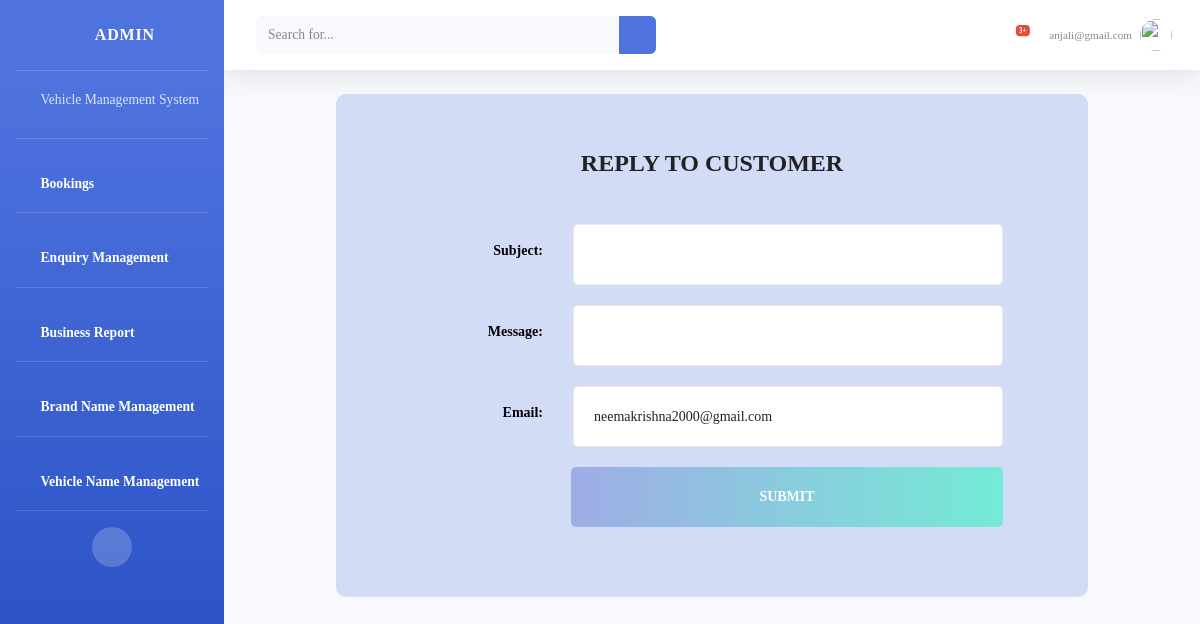
The app's page /adminpage/enquiry/1/ (signed in) with its own data.
### user_app/models.py (models this page shows)
class MyUser_registration(AbstractUser):
    user_type=models.CharField(max_length=20,null=True)
    phone=models.BigIntegerField(default=7320170541)

class Query(models.Model):
    user=models.ForeignKey(MyUser_registration,on_delete=models.CASCADE,related_name='query_user')
    email=models.EmailField(null=True)
    subject=models.CharField(max_length=60)
    Your_question=models.CharField(max_length=60,null=True)
    datetime=models.DateField(auto_now=True)
    reply=models.CharField(max_length=60)

### admin_app/views.py (the view, shortened to what this page needs)
# urls.py: path('enquiry/<int:id>/',views.EnquiryReply.as_view(),name='enquiryreply'),
class EnquiryReply(View):
    def get(self,request,*args,**kwargs):
        id=self.kwargs.get('id')
        data=Query.objects.get(id=id)
        return render(request,'adminpage/enquiryreply.html',{'data':data})

### templates/adminpage/enquiryreply.html (shortened to what this page needs)
{% load static %}
{% include "adminpage/adminheader.html" %}
<head>
</head>
    <link rel="stylesheet" href="{% static 'fonts/material-icon/css/material-design-iconic-font.min.css' %}">
    <link rel="stylesheet" href="{% static 'css/style1.css' %}">
    <div class="main">
        <section class="signup">
            <div class="container">
                <div style="background-color: rgb(78 115 223 / 22%);" class="signup-content">
                    <form method='POST' id="signup-form" class="signup-form">
                        <h2 class="form-title">Reply to Customer</h2>
                        <div class="form-group">
                            <label for="subject">Subject: </label>
                            <input required style="background-color: white;" type="text" class="form-input" name="subject" id="vname" required/>
                        </div>
                        <div class="form-group">
                            <label for="subject">Message: </label>
                            <input required style="background-color: white;" type="text" class="form-input" name="message" id="vname" required/>
                        </div>
                        <div class="form-group">
                            <label for="subject">Email: </label>
                            <input value="{{data.user.email}}" required style="background-color: white;" type="text" class="form-input" name="email" id="vname" disabled required/>
                        </div>
                        <div class="form-group" style="text-align: center;   margin-left:0p  ">
                            <input type="submit" name="submit" id="submit" class="form-submit" value="Submit" style="margin-left: 150px;" />
                        </div>
                    </form>
                </div>
            </div>
        </section>
    </div>
{% include 'adminpage/adminfooter.html'%}

### templates/adminpage/adminheader.html (shortened to what this page needs)
<!DOCTYPE html>
<html lang="en">
{% load static%}
<head>
    <link href="{% static 'adminpage/vendor/fontawesome-free/css/all.min.css' %}" rel="stylesheet" type="text/css">
    <link href="{% static 'adminpage/css/sb-admin-2.min.css' %}" rel="stylesheet">
    <link href="{% static 'adminpage/vendor/datatables/dataTables.bootstrap4.min.css' %}" rel="stylesheet">
</head>
<body id="page-top">
    <div id="wrapper">
        <ul class="navbar-nav bg-gradient-primary sidebar sidebar-dark accordion" id="accordionSidebar">
            <a class="sidebar-brand d-flex align-items-center justify-content-center" href="index.html">
                <div class="sidebar-brand-icon rotate-n-15">
                    <i class="fas fa-laugh-wink"></i>
                </div>
                <div class="sidebar-brand-text mx-3">ADMIN</div>
            </a>
            <hr class="sidebar-divider my-0">
            <li class="nav-item">
                <a class="nav-link collapsed" href="#" data-toggle="collapse" data-target="#collapseTwo"
                    aria-expanded="true" aria-controls="collapseTwo">
                    <i class="fas fa-fw fa-cog"></i>
                    <span>Vehicle Management System</span>
                </a>
            </li>
            <hr class="sidebar-divider">
            <li class="nav-item active">
                <a class="nav-link" href="{% url 'booking' %}">
                    <i class="fas fa-fw fa-tachometer-alt"></i>
                    <span>Bookings</span></a>
            </li>
            <hr class="sidebar-divider">
             <li class="nav-item active">
                <a class="nav-link" href="{% url 'enquiry' %}">
                    <i class="fas fa-fw fa-tachometer-alt"></i>
                    <span>Enquiry Management</span></a>
            </li>
            <hr class="sidebar-divider">
             <li class="nav-item active">
                <a class="nav-link" href="">
                    <i class="fas fa-fw fa-tachometer-alt"></i>
                    <span>Business Report</span></a>
            </li>
            <hr class="sidebar-divider">
             <li class="nav-item active">
                <a class="nav-link" href="{% url 'b_nameadd' %}">
                    <i class="fas fa-fw fa-tachometer-alt"></i>
                    <span>Brand Name Management</span></a>
            </li>
            <hr class="sidebar-divider">
             <li class="nav-item active">
                <a class="nav-link" href="{% url 'v_nameadd' %}">
                    <i class="fas fa-fw fa-tachometer-alt"></i>
                    <span>Vehicle Name Management</span></a>
            </li>
            <hr class="sidebar-divider">
            <div class="text-center d-none d-md-inline">
                <button class="rounded-circle border-0" id="sidebarToggle"></button>
            </div>
        </ul>
        <div id="content-wrapper" class="d-flex flex-column">
            <div id="content">
                <nav class="navbar navbar-expand navbar-light bg-white topbar mb-4 static-top shadow">
                    <form
                        class="d-none d-sm-inline-block form-inline mr-auto ml-md-3 my-2 my-md-0 mw-100 navbar-search">
                        <div class="input-group">
                            <input type="text" class="form-control bg-light border-0 small" placeholder="Search for..."
                                aria-label="Search" aria-describedby="basic-addon2">
                            <div class="input-group-append">
                                <button class="btn btn-primary" type="button">
                                    <i class="fas fa-search fa-sm"></i>
                                </button>
                            </div>
                        </div>
                    </form>
                    <ul class="navbar-nav ml-auto">
                        <li class="nav-item dropdown no-arrow mx-1">
                            <a class="nav-link dropdown-toggle" href="#" id="alertsDropdown" role="button"
                                data-toggle="dropdown" aria-haspopup="true" aria-expanded="false">
                                <i class="fas fa-bell fa-fw"></i>
                                <span class="badge badge-danger badge-counter">3+</span>
                            </a>
                        </li>
                        <li class="nav-item dropdown no-arrow">
                            <a class="nav-link dropdown-toggle" href="#" id="userDropdown" role="button"
                                data-toggle="dropdown" aria-haspopup="true" aria-expanded="false">
                                <span class="mr-2 d-none d-lg-inline text-gray-600 small">{{ user }}</span>
                                <img class="img-profile rounded-circle"
                                    src="{% static 'adminpage/img/undraw_profile.svg' %}">
                            </a>
                        </li>
                    </ul>
                </nav>

### user_app/static/css/style1.css (style rules this page uses)
input, select, textarea { outline: none; appearance: unset !important; -moz-appearance: unset !important; -webkit-appearance: unset !important; -o-appearance: unset !important; -ms-appearance: unset !important; }
img { max-width: 100%; height: auto; }
h2 { line-height: 1.66; margin: 0; padding: 0; font-weight: 900; color: #222; font-family: 'Montserrat'; font-size: 24px; text-transform: uppercase; text-align: center; margin-bottom: 40px; }
body { font-size: 14px; line-height: 1.8; color: #222; font-weight: 400; font-family: 'Montserrat'; background-repeat: no-repeat; background-size: cover; -moz-background-size: cover; -webkit-background-size: cover; -o-background-size: cover; -ms-background-size: cover; background-position: center center; padding: -20px 0; }
.container { width: 800px; position: relative; margin: 0 auto; }
.signup-content { background: #fff; border-radius: 10px; -moz-border-radius: 10px; -webkit-border-radius: 10px; -o-border-radius: 10px; -ms-border-radius: 10px; padding: 50px 85px; }
.form-group { overflow: hidden; margin-bottom: 20px; }
.form-input { width: 100%; border: 1px solid #ebebeb; border-radius: 5px; -moz-border-radius: 5px; -webkit-border-radius: 5px; -o-border-radius: 5px; -ms-border-radius: 5px; padding: 17px 20px; box-sizing: border-box; font-size: 14px; font-weight: 500; color: #222; }
.form-submit { width: 100%; border-radius: 5px; -moz-border-radius: 5px; -webkit-border-radius: 5px; -o-border-radius: 5px; -ms-border-radius: 5px; padding: 17px 20px; box-sizing: border-box; font-size: 14px; font-weight: 700; color: #fff; text-transform: uppercase; border: none; background-image: -moz-linear-gradient(to left, #74ebd5, #9face6); background-image: -ms-linear-gradient(to left, #74ebd5, #9face6); background-image: -o-linear-gradient(to left, #74ebd5, #9face6); background-image: -webkit-linear-gradient(to left, #74ebd5, #9face6); background-image: linear-gradient(to left, #74ebd5, #9face6); }

### templates/adminpage/enquiryreply.html (style rules this page uses)
.form-group { display: flex; justify-content: space-between; align-items: center; margin-bottom: 10px; }
.form-group label { font-weight: bold; color: black; text-align: right; width: 122px; }
.form-group input, .form-group select { flex: 1; background-color: white; margin-left: 30px; }

### records on screen
MyUser_registration: is_active+password+username "anjali@gmail.com"
Query: email "neemakrishna2000@gmail.com"
